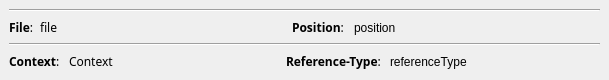
<ui version="4.0" >
 <class>InDocumentState</class>
 <widget class="QWidget" name="InDocumentState" >
  <property name="geometry" >
   <rect>
    <x>0</x>
    <y>0</y>
    <width>609</width>
    <height>80</height>
   </rect>
  </property>
  <layout class="QGridLayout" >
   <property name="margin" >
    <number>9</number>
   </property>
   <property name="spacing" >
    <number>6</number>
   </property>
   <item row="1" column="0" >
    <layout class="QHBoxLayout" >
     <property name="margin" >
      <number>0</number>
     </property>
     <property name="spacing" >
      <number>6</number>
     </property>
     <item>
      <widget class="QLabel" name="label" >
       <property name="sizePolicy" >
        <sizepolicy>
         <hsizetype>4</hsizetype>
         <vsizetype>5</vsizetype>
         <horstretch>0</horstretch>
         <verstretch>0</verstretch>
        </sizepolicy>
       </property>
       <property name="text" >
        <string>&lt;html>&lt;head>&lt;meta name="qrichtext" content="1" />&lt;style type="text/css">
p, li { white-space: pre-wrap; }
&lt;/style>&lt;/head>&lt;body style=" font-family:Sans Serif; font-size:9pt; font-weight:400; font-style:normal; text-decoration:none;">
&lt;p style=" margin-top:0px; margin-bottom:0px; margin-left:0px; margin-right:0px; -qt-block-indent:0; text-indent:0px;">&lt;span style=" font-weight:600;">File&lt;/span>:&lt;/p>&lt;/body>&lt;/html></string>
       </property>
      </widget>
     </item>
     <item>
      <widget class="KUrlLabel" name="file" >
       <property name="text" >
        <string>&lt;html>&lt;head>&lt;meta name="qrichtext" content="1" />&lt;style type="text/css">
p, li { white-space: pre-wrap; }
&lt;/style>&lt;/head>&lt;body style=" font-family:Sans Serif; font-size:9pt; font-weight:400; font-style:normal; text-decoration: underline;">
&lt;p style=" margin-top:0px; margin-bottom:0px; margin-left:0px; margin-right:0px; -qt-block-indent:0; text-indent:0px;">&lt;span style=" text-decoration:none;">file&lt;/span>&lt;/p>&lt;/body>&lt;/html></string>
       </property>
      </widget>
     </item>
     <item>
      <widget class="QLabel" name="label_2" >
       <property name="sizePolicy" >
        <sizepolicy>
         <hsizetype>4</hsizetype>
         <vsizetype>5</vsizetype>
         <horstretch>0</horstretch>
         <verstretch>0</verstretch>
        </sizepolicy>
       </property>
       <property name="text" >
        <string>&lt;html>&lt;head>&lt;meta name="qrichtext" content="1" />&lt;style type="text/css">
p, li { white-space: pre-wrap; }
&lt;/style>&lt;/head>&lt;body style=" font-family:Sans Serif; font-size:9pt; font-weight:400; font-style:normal; text-decoration:none;">
&lt;p style=" margin-top:0px; margin-bottom:0px; margin-left:0px; margin-right:0px; -qt-block-indent:0; text-indent:0px; font-family:Sans;">&lt;span style=" font-weight:600;">Position&lt;/span>: &lt;/p>&lt;/body>&lt;/html></string>
       </property>
      </widget>
     </item>
     <item>
      <widget class="QLabel" name="position" >
       <property name="text" >
        <string>position</string>
       </property>
      </widget>
     </item>
    </layout>
   </item>
   <item row="3" column="0" >
    <layout class="QHBoxLayout" >
     <property name="margin" >
      <number>0</number>
     </property>
     <property name="spacing" >
      <number>6</number>
     </property>
     <item>
      <widget class="QLabel" name="label_5" >
       <property name="sizePolicy" >
        <sizepolicy>
         <hsizetype>4</hsizetype>
         <vsizetype>5</vsizetype>
         <horstretch>0</horstretch>
         <verstretch>0</verstretch>
        </sizepolicy>
       </property>
       <property name="text" >
        <string>&lt;html>&lt;head>&lt;meta name="qrichtext" content="1" />&lt;style type="text/css">
p, li { white-space: pre-wrap; }
&lt;/style>&lt;/head>&lt;body style=" font-family:Sans Serif; font-size:9pt; font-weight:400; font-style:normal; text-decoration:none;">
&lt;p style=" margin-top:0px; margin-bottom:0px; margin-left:0px; margin-right:0px; -qt-block-indent:0; text-indent:0px; font-family:Sans;">&lt;span style=" font-weight:600;">Context&lt;/span>: &lt;/p>&lt;/body>&lt;/html></string>
       </property>
      </widget>
     </item>
     <item>
      <widget class="KUrlLabel" name="context" >
       <property name="text" >
        <string>&lt;html>&lt;head>&lt;meta name="qrichtext" content="1" />&lt;style type="text/css">
p, li { white-space: pre-wrap; }
&lt;/style>&lt;/head>&lt;body style=" font-family:Sans Serif; font-size:9pt; font-weight:400; font-style:normal; text-decoration: underline;">
&lt;p style=" margin-top:0px; margin-bottom:0px; margin-left:0px; margin-right:0px; -qt-block-indent:0; text-indent:0px;">&lt;span style=" text-decoration:none;">Context&lt;/span>&lt;/p>&lt;/body>&lt;/html></string>
       </property>
      </widget>
     </item>
     <item>
      <widget class="QLabel" name="label_3" >
       <property name="sizePolicy" >
        <sizepolicy>
         <hsizetype>4</hsizetype>
         <vsizetype>5</vsizetype>
         <horstretch>0</horstretch>
         <verstretch>0</verstretch>
        </sizepolicy>
       </property>
       <property name="text" >
        <string>&lt;html>&lt;head>&lt;meta name="qrichtext" content="1" />&lt;style type="text/css">
p, li { white-space: pre-wrap; }
&lt;/style>&lt;/head>&lt;body style=" font-family:Sans Serif; font-size:9pt; font-weight:400; font-style:normal; text-decoration:none;">
&lt;p style=" margin-top:0px; margin-bottom:0px; margin-left:0px; margin-right:0px; -qt-block-indent:0; text-indent:0px;">&lt;span style=" font-weight:600;">Reference-Type&lt;/span>: &lt;/p>&lt;/body>&lt;/html></string>
       </property>
      </widget>
     </item>
     <item>
      <widget class="QLabel" name="referenceType" >
       <property name="text" >
        <string>referenceType</string>
       </property>
      </widget>
     </item>
    </layout>
   </item>
   <item row="2" column="0" >
    <widget class="Line" name="line_2" >
     <property name="orientation" >
      <enum>Qt::Horizontal</enum>
     </property>
    </widget>
   </item>
   <item row="0" column="0" >
    <widget class="Line" name="line" >
     <property name="orientation" >
      <enum>Qt::Horizontal</enum>
     </property>
    </widget>
   </item>
  </layout>
 </widget>
 <customwidgets>
  <customwidget>
   <class>KUrlLabel</class>
   <extends>QLabel</extends>
   <header>kurllabel.h</header>
  </customwidget>
 </customwidgets>
 <resources/>
 <connections/>
</ui>
